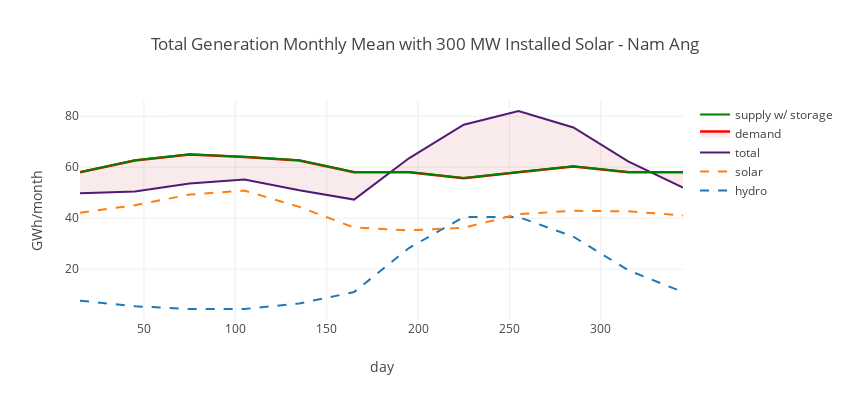

The code cell stored with this chart in its notebook:
### Code cell
# hdyro-solar energy combined

# define reference monthly electricity demand curve
demand_target = 82  #MW
demand_monthly_energy = adjust_demand_monthly_energy(demand, demand_target)  #GWh/month
print('Reference mean monthly demand: '+str(round(mean(demand_monthly_energy.mean()),1))+' GWh/month'); print('')

# installed solar chosen to roughly balance day demand with solar and night demand with hydro
solar_installed = 300  #MW
print('Mean solar energy production monthly = '
      +str(round(solar_mean_monthly(solar_installed).mean(),1))+' GWh/month');

# installed hydro capacity
print('Mean hydro energy production monthly= '+str(round(hydro_mean_monthly.mean(),1))+' GWh/month'); print('')

# total power generation (no storage)
total_mean_monthly = solar_mean_monthly(solar_installed) + hydro_mean_monthly

# required storage to flatten hydro generation over wet and dry seasons
# calculate monthly diff between demand and hdyro generation
total_demand_diff = total_mean_monthly - demand_monthly_energy
print('Yearly balance of energy generated minus demand: '+str(round(total_demand_diff.sum(),1))+' GWh/year') 

storage = energy_storage(total_demand_diff)
resv_storage = sum(storage['fill']) * 3600 / (head_net * 9.805 * 0.9 /10**6)  #m3
print('Required reservior storage: '+str(round(resv_storage/10**6,1))+' mil m3'); print('')

supply_monthly_mean = demand_monthly_energy * (1.00 + total_demand_diff.sum()/12 / demand_monthly_energy.mean())

# plot results
show_results()

### Figure 1 — Plotly figure (JSON) as saved in the notebook; plotly's stock layout.template omitted (floating-point values rounded to 4 significant figures)
{"data": [{"line": {"dash": "dash"}, "mode": "lines", "name": "hydro", "type": "scatter", "x": [15, 45, 75, 105, 135, 165, 195, 225, 255, 285, 315, 345, 375], "y": [7.614, 5.439, 4.351, 4.351, 6.526, 10.99, 28.28, 40.46, 40.46, 32.74, 19.58, 10.99]}, {"line": {"dash": "dash"}, "mode": "lines", "name": "solar", "type": "scatter", "x": [15, 45, 75, 105, 135, 165, 195, 225, 255, 285, 315, 345, 375], "y": [42.16, 45.08, 49.27, 50.83, 44.44, 36.32, 35.22, 36.23, 41.61, 42.89, 42.7, 41.06]}, {"line": {"color": "rgb(81, 26, 117"}, "mode": "lines", "name": "total", "type": "scatter", "x": [15, 45, 75, 105, 135, 165, 195, 225, 255, 285, 315, 345, 375], "y": [49.77, 50.52, 53.63, 55.18, 50.97, 47.3, 63.5, 76.69, 82.07, 75.63, 62.28, 52.05]}, {"fill": "tonexty", "fillcolor": "rgba(193, 66, 66, 0.1)", "line": {"color": "red", "width": 2.5}, "mode": "lines", "name": "demand", "type": "scatter", "x": [15, 45, 75, 105, 135, 165, 195, 225, 255, 285, 315, 345, 375], "y": [58.0, 62.64, 64.96, 64.04, 62.64, 58.0, 58.0, 55.68, 58.0, 60.32, 58.0, 58.0]}, {"line": {"color": "green"}, "mode": "lines", "name": "supply w/ storage", "type": "scatter", "x": [15, 45, 75, 105, 135, 165, 195, 225, 255, 285, 315, 345, 375], "y": [58.11, 62.75, 65.08, 64.15, 62.75, 58.11, 58.11, 55.78, 58.11, 60.43, 58.11, 58.11]}], "layout": {"height": 400, "title": "Total Generation Monthly Mean with 300 MW Installed Solar - Nam Ang", "width": 850, "xaxis": {"title": "day"}, "yaxis": {"title": "GWh/month"}}}
